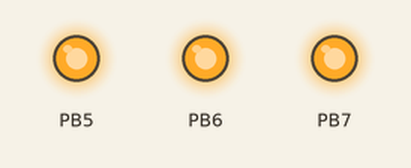
The program below on a simulated ATmega128, built with avr-gcc and emulated at 14.7456 MHz. Parts: output pins drawn as LEDs (lit = HIGH).

Above: at 0.5 s.
At 2.5 s:
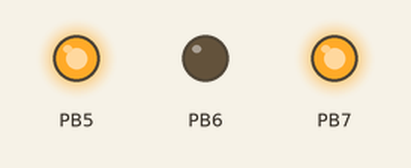
At 3.5 s:
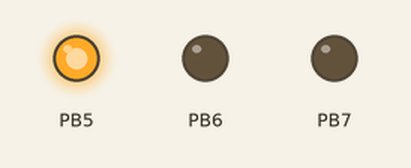
At 4.5 s:
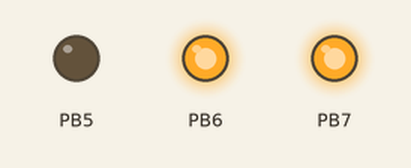
At 6.5 s:
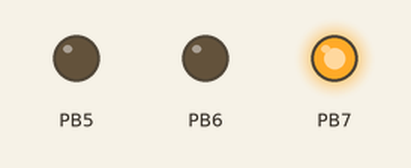
At 9.5 s:
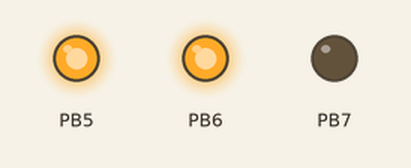
Timing chart, 0 to 10.4 s (numbered marks = the images above):
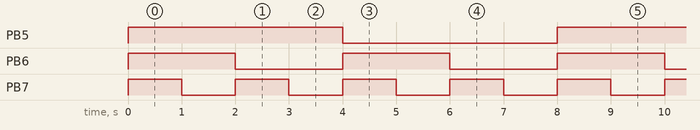

Measured:
- by itself, PB5: alternates HIGH for 4.0 s and LOW for 4.0 s
- by itself, PB6: alternates HIGH for 2.0 s and LOW for 2.0 s
- by itself, PB7: alternates HIGH for 1.0 s and LOW for 1.0 s

The program:

main.c
```c
/*
 * 16timer PWM2.c
 *
 * Created: 2025-08-19 오후 1:17:27
 * Author : COMPUTER
 */

#define F_CPU	14745600UL
#include <avr/io.h>
#include <util/delay.h>


int main(void)
{

	DDRB = 0xe0;

    while (1)
    {
		PORTB = 0xe0;
		_delay_ms(1000);

		PORTB = 0x60;
		_delay_ms(1000);

		PORTB = 0xa0;
		_delay_ms(1000);

		PORTB = 0x20;
		_delay_ms(1000);

		PORTB = 0xc0;
		_delay_ms(1000);

		PORTB = 0x40;
		_delay_ms(1000);

		PORTB = 0x80;
		_delay_ms(1000);

		PORTB = 0x00;
		_delay_ms(1000);


    }
}
```
